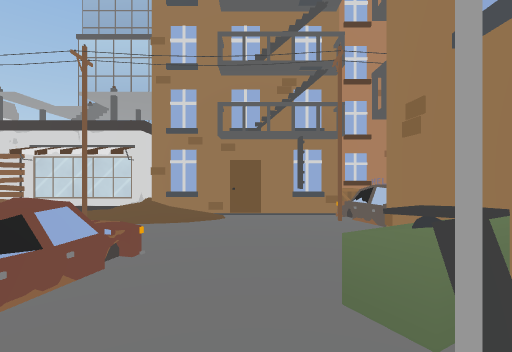
view 1 (above)

24 first-person views from a walk through a 3-D level made in the Unity game engine. The camera is 1.4 m above the floor, looks level and sees 85° across. The floor is counted in squares, 2 m on a side. Each view is taken from the middle of a square. On the plan, view 1 faces up. The plan holds only what a view shows up to about 9 squares ahead; the rest is blank. The place goes on beyond the plan. The player character is not drawn. Some animated figures are left out.

view 2
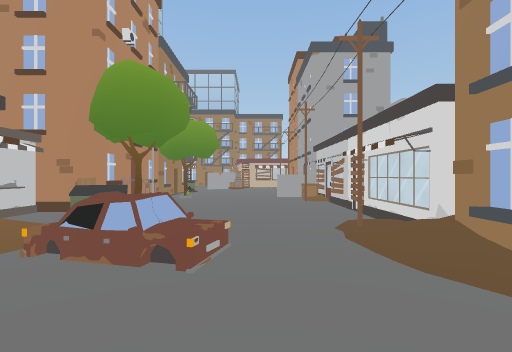

view 3
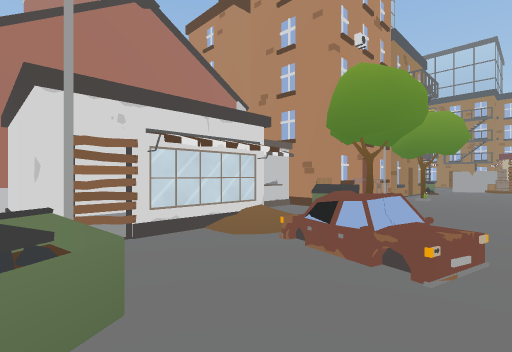

view 4
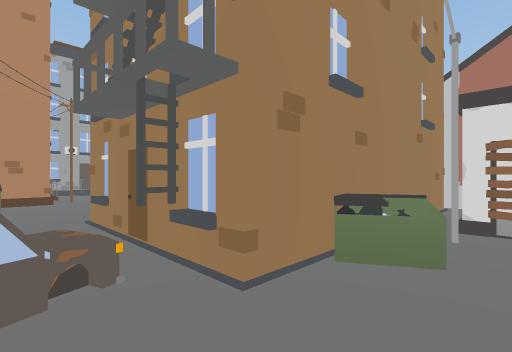

view 5
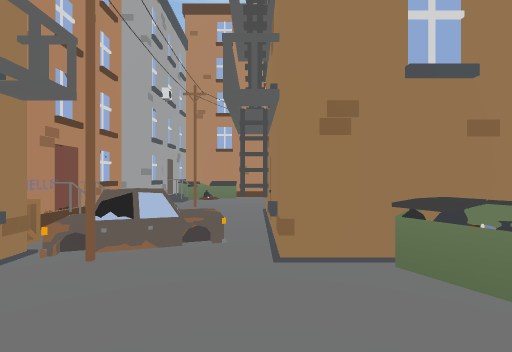

view 6
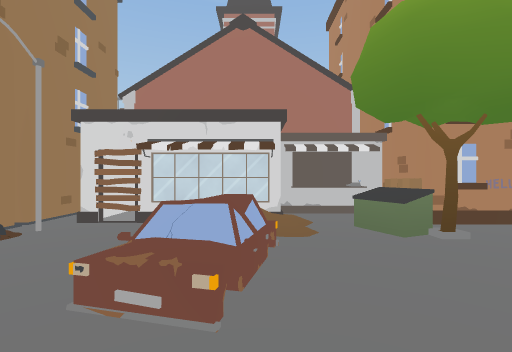

view 7
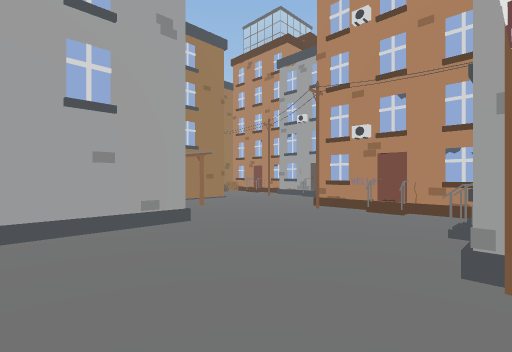

view 8
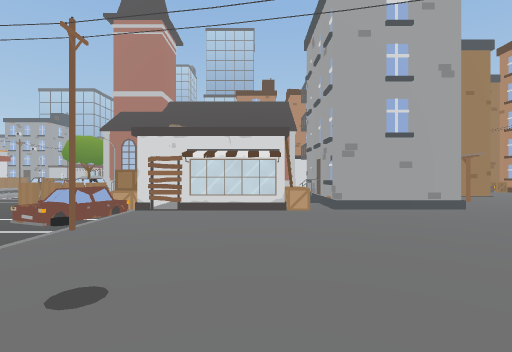

view 9
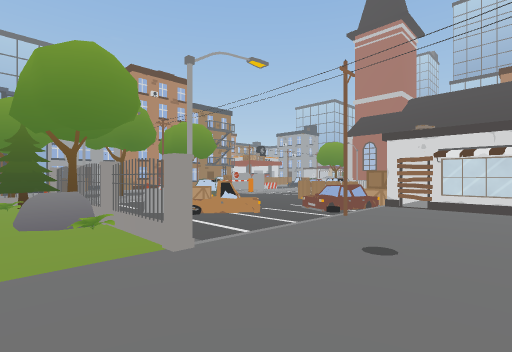

view 10
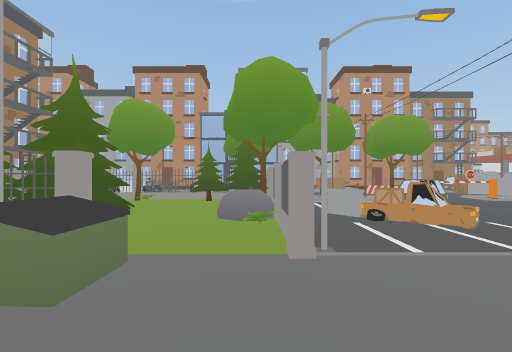

view 11
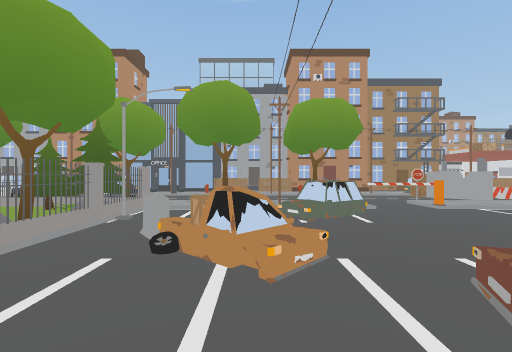

view 12
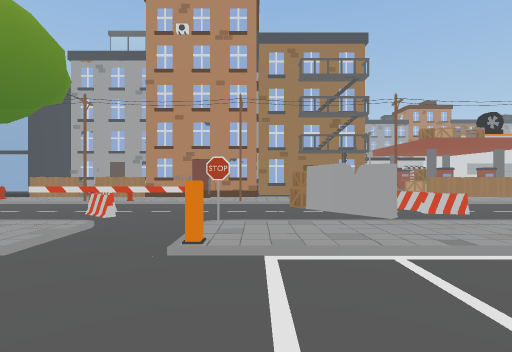

view 13
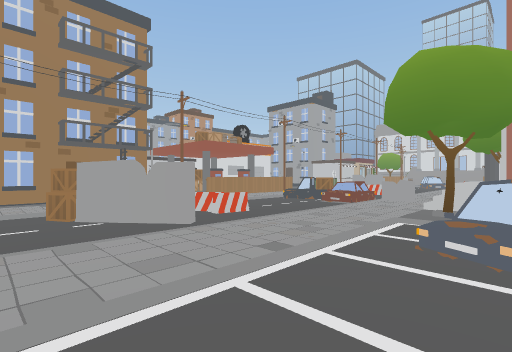

view 14
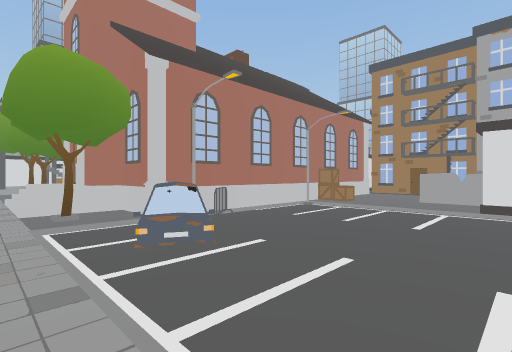

view 15
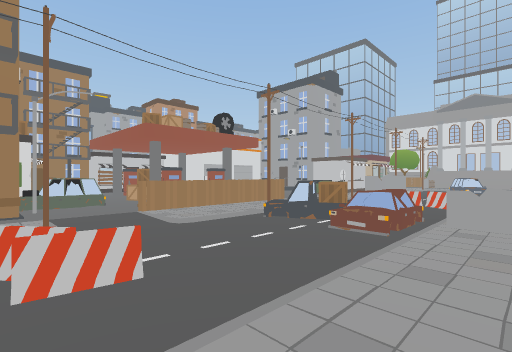

view 16
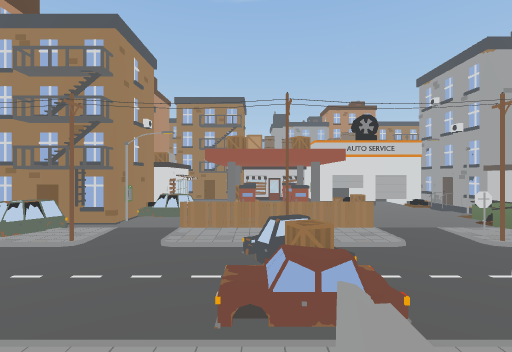

view 17
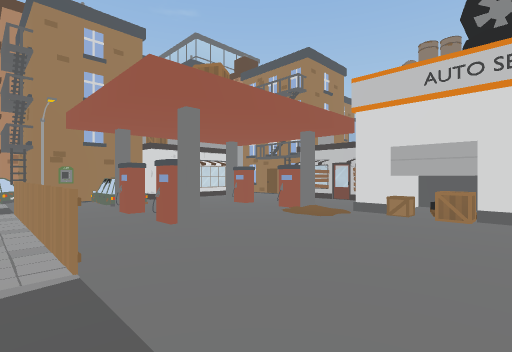

view 18
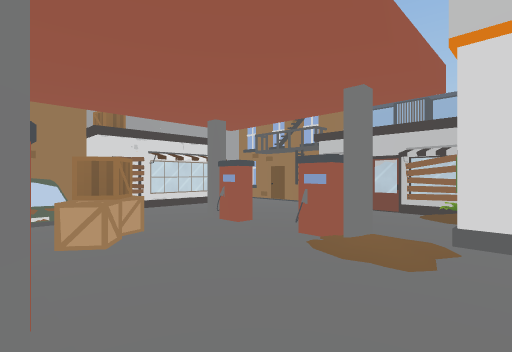

view 19
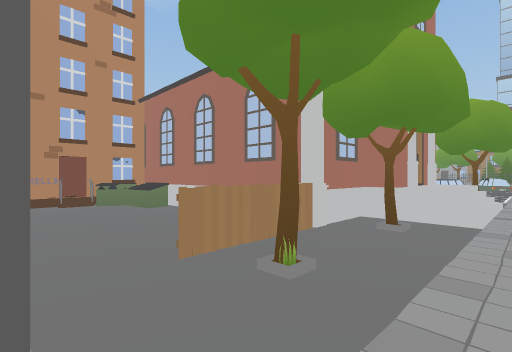

view 20
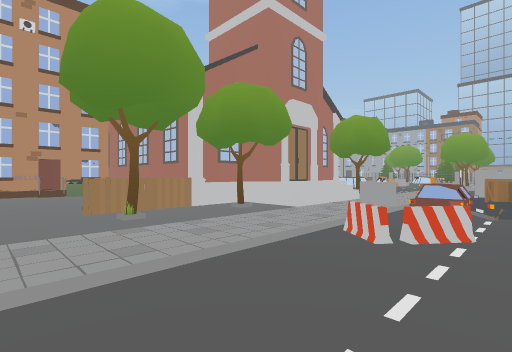

view 21
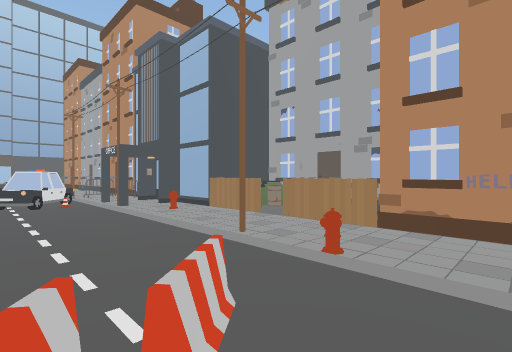

view 22
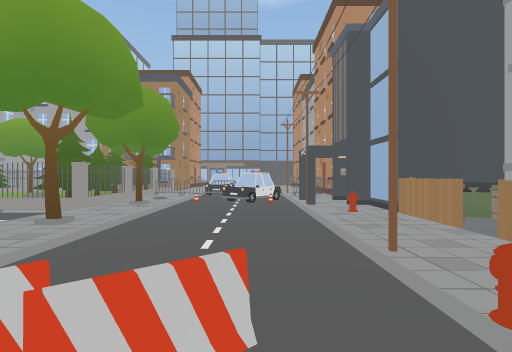

view 23
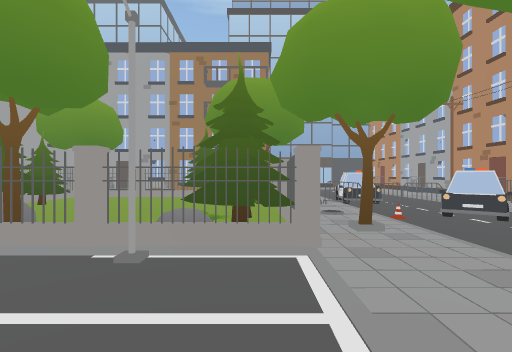

view 24
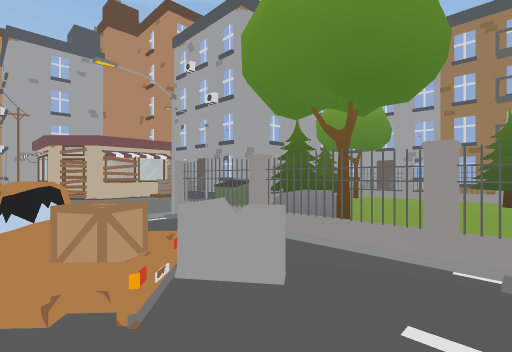

### Floor plan
Key: @ floor where view 1 was taken; # wall or solid block; x gap in a wall; . main floor; : floor 0.5 m higher than the main floor; / step, stairs or slope; = window, fence, low wall or low ledge; O other object.
Columns run from 8 left of view 1 to 19 right of it. Each row starts with its distance up from view 1.
  7    ###
  6    #  OO  O###
  5 OOOOOOOO#OO  ..OO
  4 .........#O .#..O
  3 ..........O......#OO
  2 O...O.OO.O   .......
  1 OO..O....O   .#.....
  0 O##OO.O.@.#    .....O
 -1   ##O.==O.      #...=OOO
 -2    #OO#OO.      #....
 -3       ###.  OO###....O
 -4         ##     .O......OO
 -5           ... #OO.......#
 -6 O###      O.###.O......###
 -7  .O#     #....#OO.#...OOO#OO
 -8  ..O     #..... OO/..#O.OOOO
 -9  ...#    #.....O.O./..OO...O
-10 /.. #    #.....O...OO.O....O
-11 /.. #  ###O...........O....O
-12 :OOO####.OOO....../...O..OOO
-13 #.OOO////O./.....OO.O.OOOOOO
-14 ..O.O/#//../...OOO/.O.O.OO
-15 ///////////////O/.////O//OO.
-16 ...=..O/..=.#=...=....../OOO
-17 ......OO...=.O...=......OO..
-18   #O//x///#///#//O#///##//#/
-19 O....OOOO...O/..O OOOO##.O.O
-20 OO.......O#O#####OOOO ###O##
-21 OO....##..O##     OOO#
-22 #......OOOO#
-23   ........O#
-24   .OO/#...O.#
-25   ##O.....O=#
-26    ##O....
-27      OOOO.
-28
-29      ###

Where each view was taken, in squares from view 1:
view 1: 0 up, 0 right, facing up
view 2: 3 up, 1 right, facing left
view 3: 3 up, 1 right, facing down-left
view 4: 4 up, 0 right, facing down-right
view 5: 3 up, 1 left, facing right
view 6: 4 up, 2 left, facing down
view 7: 3 down, 12 right, facing up-left
view 8: 5 down, 14 right, facing left
view 9: 5 down, 15 right, facing down-left
view 10: 5 down, 14 right, facing down
view 11: 7 down, 11 right, facing down
view 12: 11 down, 6 right, facing down
view 13: 12 down, 6 right, facing down-left
view 14: 14 down, 6 right, facing up-left
view 15: 14 down, 3 right, facing down-left
view 16: 13 down, 1 left, facing down
view 17: 19 down, 6 left, facing down-right
view 18: 21 down, 4 left, facing down-right
view 19: 14 down, 8 left, facing up-right
view 20: 17 down, 8 left, facing up-right
view 21: 16 down, 8 right, facing down-right
view 22: 17 down, 8 right, facing right
view 23: 13 down, 11 right, facing right
view 24: 12 down, 11 right, facing up-right
